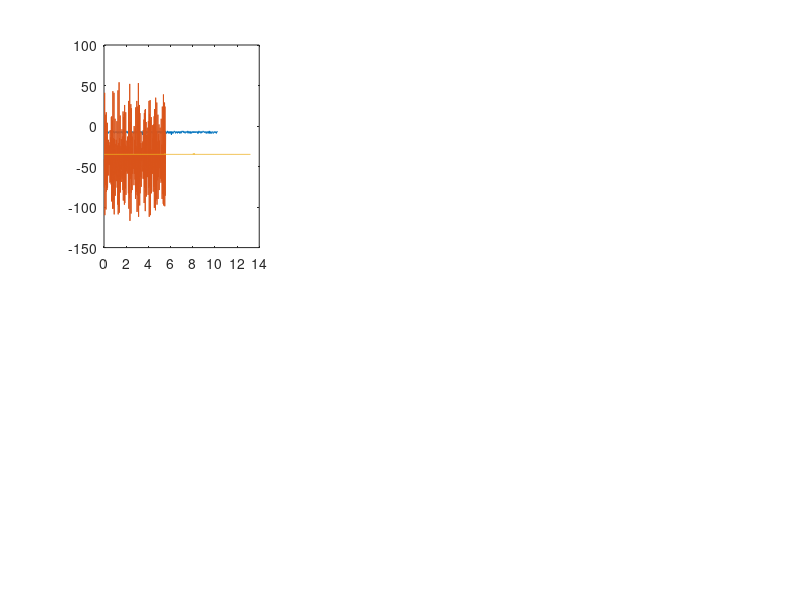

Reproduce this figure in MATLAB. (Note: this script raises an error after producing the figure.)

load ('june_23/stillstand_motors_off.mat', '-ASCII')
load ('june_23/stillstand_motors_on1.mat', '-ASCII')
load ('june_23/stillstand_motors_on2.mat', '-ASCII')
load ('june_23/stillstand_without_motors.mat', '-ASCII')


steps1=find(stillstand_motors_off(:,1))*0.02;
plot(steps1,stillstand_motors_off(:,7),steps1,stillstand_motors_off(:,8),steps1,stillstand_motors_off(:,9));
%#############################################


%maget field
steps2=find(stillstand_motors_on2(:,1))*0.02;
plot(steps2,stillstand_motors_on2(:,7),steps2,stillstand_motors_on2(:,8),steps2,stillstand_motors_on2(:,9));
%#############################################


%maget field
steps3=find(stillstand_without_motors(:,1))*0.02;
plot(steps3,stillstand_without_motors(:,7),steps3,stillstand_without_motors(:,8),steps3,stillstand_without_motors(:,9));
%#############################################

%maget field
steps4=find(stillstand_motors_on1(:,1))*0.02;
plot(steps4,stillstand_motors_on1(:,7),steps4,stillstand_motors_on1(:,8),steps4,stillstand_motors_on1(:,9));
%#############################################

figure(1)
subplot(2,3,1)
%Plot x-magnet field
plot(steps1,stillstand_motors_off(:,7),steps2,stillstand_motors_on2(:,7),steps3,stillstand_without_motors(:,7));
LEGEND('motor off','motor on','whitout motor');
TITLE('x-magnet field');

subplot(2,3,2)
%Plot y-magnet field
plot(steps1,stillstand_motors_off(:,8),steps2,stillstand_motors_on2(:,8),steps3,stillstand_without_motors(:,8));
LEGEND('motor off','motor on','whitout motor');
AXIS([0 14 -10 130]);
TITLE('y-magnet field');

subplot(2,3,3)
%Plot z-magnet field
plot(steps1,stillstand_motors_off(:,9),steps2,stillstand_motors_on2(:,9),steps3,stillstand_without_motors(:,9));
LEGEND('motor off','motor on','whitout motor');
AXIS([0 14 200 420]);
TITLE('z-magnet field');

subplot(2,3,4)
%Plot roll angle(x)
plot(steps1,stillstand_motors_off(:,10),steps2,stillstand_motors_on2(:,10),steps3,stillstand_without_motors(:,10));
LEGEND('motor off','motor on','whitout motor');
TITLE('roll angle (x) from sensor fusion');

subplot(2,3,5)
%Plot nick angle(y)
plot(steps1,stillstand_motors_off(:,11),steps2,stillstand_motors_on2(:,11),steps3,stillstand_without_motors(:,11));
LEGEND('motor off','motor on','whitout motor');
TITLE('nick angle(y) from sensor fusion');

subplot(2,3,6)
%Plot yaw angle(z)
plot(steps1,stillstand_motors_off(:,12),steps2,stillstand_motors_on2(:,12),steps3,stillstand_without_motors(:,12));
LEGEND('motor off','motor on','whitout motor');
TITLE('yaw angle(z) from sensor fusion');

%motor starup data
figure(2)
subplot(2,3,1)
%Plot x-magnet field
plot(steps1,stillstand_motors_off(:,7),steps4,stillstand_motors_on1(:,7),steps3,stillstand_without_motors(:,7));
LEGEND('motor off','motor on','whitout motor');
TITLE('x-magnet field');

subplot(2,3,2)
%Plot y-magnet field
plot(steps1,stillstand_motors_off(:,8),steps4,stillstand_motors_on1(:,8),steps3,stillstand_without_motors(:,8));
LEGEND('motor off','motor on','whitout motor');
AXIS([0 14 -10 130]);
TITLE('y-magnet field');

subplot(2,3,3)
%Plot z-magnet field
plot(steps1,stillstand_motors_off(:,9),steps4,stillstand_motors_on1(:,9),steps3,stillstand_without_motors(:,9));
LEGEND('motor off','motor on','whitout motor');
AXIS([0 14 200 420]);
TITLE('z-magnet field');

subplot(2,3,4)
%Plot roll angle(x)
plot(steps1,stillstand_motors_off(:,10),steps4,stillstand_motors_on1(:,10),steps3,stillstand_without_motors(:,10));
LEGEND('motor off','motor on','whitout motor');
TITLE('roll angle (x) from sensor fusion');

subplot(2,3,5)
%Plot nick angle(y)
plot(steps1,stillstand_motors_off(:,11),steps4,stillstand_motors_on1(:,11),steps3,stillstand_without_motors(:,11));
LEGEND('motor off','motor on','whitout motor');
TITLE('nick angle(y) from sensor fusion');

subplot(2,3,6)
%Plot yaw angle(z)
plot(steps1,stillstand_motors_off(:,12),steps4,stillstand_motors_on1(:,12),steps3,stillstand_without_motors(:,12));
LEGEND('motor off','motor on','whitout motor');
TITLE('yaw angle(z) from sensor fusion');
